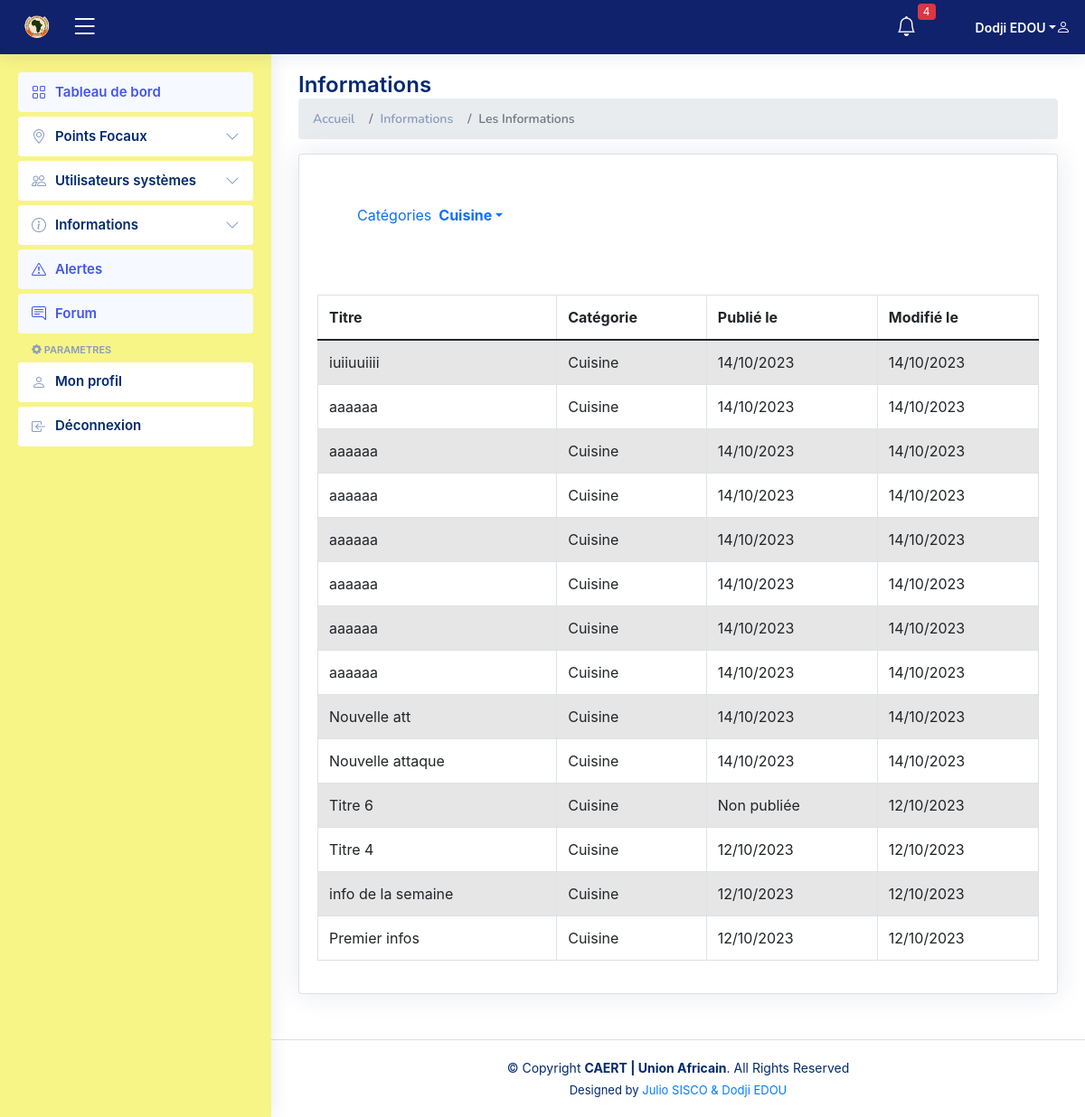
Page /analyst_all_infos/ (signed in) on the committed database.
### users/models.py (models this page shows, shortened)
class User(AbstractBaseUser, PermissionsMixin):
    email = models.EmailField(verbose_name='addresse email', max_length=255, unique=True,)
    nom=models.CharField(max_length=255)
    prenom=models.CharField(max_length=255)
    departement=models.CharField(max_length=255)
    telephone=models.CharField(null=True, max_length=255)
    is_active = models.BooleanField(default=True)
    is_staff = models.BooleanField(default=False) # a admin user; non super-user
    is_admin = models.BooleanField(default=False) # a superuser
    is_analyst = models.BooleanField(default=False)
    USERNAME_FIELD = 'email'
    REQUIRED_FIELDS = [] # Email & Password sont requis par défaut.
    def get_full_name(self):
        return f'{self.prenom} {self.nom}'
    objects = UtilisateurManager()

### focalpoint/models.py (models this page shows, shortened)
class Categorie(models.Model):
    label = models.CharField(max_length=255)
    def __str__(self):
        return self.label

class Information(models.Model):
    title = models.CharField(max_length=255)
    categorie = models.ForeignKey(Categorie, on_delete=models.CASCADE, related_name='informations')
    description = models.TextField()
    is_published = models.BooleanField(default=False)
    published_at = models.DateTimeField(null=True, blank=True)
    created_at = models.DateTimeField(auto_now_add=True, null=True, blank=True)
    updated_at = models.DateTimeField(auto_now=True, null=True, blank=True)
    file = models.FileField(null=True,blank=True, upload_to='focalpoint/information')

### users/views.py (the view)
# urls.py: path('analyst_all_infos/' ,views.analyst_all_infos, name='analyst_all_infos'),
@login_required
def analyst_all_infos(request, fp=None):
    form=PublicateForm()
    fps = Categorie.objects.all()
    if fp is None:
        init_fp = Categorie.objects.first()
    else:
        init_fp = Categorie.objects.get(pk=fp)
    all_infos = Information.objects.filter(categorie=init_fp)
    all_infos = sorted(all_infos, key=lambda x: x.id, reverse=True)
    return render(request, 'analyst/all_infos.html', { 'infos': all_infos, 'fps': fps, 'init_fp': init_fp, 'form': form})

### focalpoint/models.py (called while the page is built)
    def __str__(self):
        return self.name

### users/templates/analyst/all_infos.html (shortened to what this page needs)
{% extends 'analyst/base.html' %}
{% load static %}
{% block main-content %}
<div class="pagetitle">
    <h1>Informations</h1>
    <nav>
      <ol class="breadcrumb">
        <li class="breadcrumb-item"><a href="">Accueil</a></li>
        <li class="breadcrumb-item">Informations</li>
        <li class="breadcrumb-item active">Les Informations</li>
      </ol>
    </nav>
  </div>
    <section class="section">
        <div class="row">
            <div class="col-lg-12">
              <div class="card">
                <h5 class="card-title"></h5>
                  <div class="d-flex justify-content-between align-items-center mb-5 mx-5">
                      <a class="nav-link nav-profile d-flex align-items-center pe-0" href="#" data-bs-toggle="dropdown">
                          Catégories
                          <strong> <span class="d-none d-md-block dropdown-toggle ps-2">{{init_fp.label}}</span></strong>
                      </a>
                  </div>
                <div class="card-body">
                    <table id="example" class="table table-striped datatable table-bordered" style="width:100%">
                        <thead>
                            <tr>
                                <th>Titre</th>
                                <th>Catégorie</th>
                                <th>Publié le</th>
                                <th>Modifié le</th>
                            </tr>
                        </thead>
                        <tbody>
                            {% for info in infos %}
                                <tr>
                                    <td>{{info.title}}</td>
                                    <td>{{info.categorie}}</td>
                                    <td>
                                        {% if info.is_published %}
                                            {{info.published_at|date:"d/m/Y"}}</td>
                                        {% else %}
                                            Non publiée
                                        {% endif %}
                                    </td>
                                    <td>{{info.updated_at|date:"d/m/Y"}}</td>
                                </tr>
                            {% endfor %}
                        </tbody>
                    </table>
            </div>
        </div>
</section>
{% endblock main-content %}

### users/templates/analyst/header.html (shortened to what this page needs)
{% load static %}
  <header id="header" class="header fixed-top d-flex align-items-center" style="background-color: rgb(15,34,107)" >
    <div class="d-flex align-items-center justify-content-between">
      <a href="{% url 'analyst_home' %}" class="logo d-flex align-items-center">
        <img src="{% static 'assets/img/logoua.png' %}" alt="" style="color: white">
      </a>
      <i class="bi bi-list toggle-sidebar-btn" style="color: white"></i>
    </div>
    <nav class="header-nav ms-auto">
      <ul class="d-flex align-items-center">
        <li class="nav-item dropdown">
          <a class="nav-link nav-icon" href="#" >
            <i class="bi bi-bell" style="color: white"></i>
            <span class="badge bg-danger badge-number">4</span>
          </a>
        </li>
        <li class="nav-item dropdown pe-3">
          <a class="nav-link nav-profile d-flex align-items-center pe-0" href="#" data-bs-toggle="dropdown">
            <span class="d-none d-md-block dropdown-toggle ps-2" style="color: white">{{user.get_full_name}}</span>
            <i style="color: white;" class="bi bi-person"></i>
          </a>
        </li>
      </ul>
    </nav>
  </header>

### static/assets/css/style.css (style rules this page uses)
:root { scroll-behavior: smooth; }
body { font-family: "Open Sans", sans-serif; background: #f6f9ff; color: #444444; }
a { color: #4154f1; text-decoration: none; }
h1, h2, h3, h4, h5, h6 { font-family: "Nunito", sans-serif; }
.pagetitle { margin-bottom: 10px; }
.pagetitle h1 { font-size: 24px; margin-bottom: 0; font-weight: 600; color: #012970; }
.card { margin-bottom: 30px; border: none; border-radius: 5px; box-shadow: 0px 0 30px rgba(1, 41, 112, 0.1); }
.card-title { padding: 20px 0 15px 0; font-size: 18px; font-weight: 500; color: #012970; font-family: "Poppins", sans-serif; }
.card-body { padding: 0 20px 20px 20px; }
.breadcrumb { font-size: 14px; font-family: "Nunito", sans-serif; color: #899bbd; font-weight: 600; }
.breadcrumb a { color: #899bbd; transition: 0.3s; }
.breadcrumb .breadcrumb-item::before { color: #899bbd; }
.breadcrumb .active { color: #51678f; font-weight: 600; }
.logo { line-height: 1; }
.logo img { max-height: 26px; margin-right: 6px; }
.header { transition: all 0.5s; z-index: 997; height: 60px; box-shadow: 0px 2px 20px rgba(1, 41, 112, 0.1); background-color: #fff; padding-left: 20px; }
.header .toggle-sidebar-btn { font-size: 32px; padding-left: 10px; cursor: pointer; color: #012970; }
.header-nav ul { list-style: none; }
.header-nav>ul { margin: 0; padding: 0; }
.header-nav .nav-icon { font-size: 22px; color: #012970; margin-right: 25px; position: relative; }
.header-nav .nav-profile { color: #012970; }
.header-nav .nav-profile span { font-size: 14px; font-weight: 600; }
.header-nav .badge-number { position: absolute; inset: -2px -5px auto auto; font-weight: normal; font-size: 12px; padding: 3px 6px; }

### rows in the picture
User: get_full_name "Dodji EDOU"
Categorie: label "Cuisine"
Information: title "iuiiuuiiii", categorie "Cuisine", published_at "14/10/2023", updated_at "14/10/2023"
Information: title "aaaaaa", categorie "Cuisine", published_at "14/10/2023", updated_at "14/10/2023"
Information: title "aaaaaa", categorie "Cuisine", published_at "14/10/2023", updated_at "14/10/2023"
Information: title "aaaaaa", categorie "Cuisine", published_at "14/10/2023", updated_at "14/10/2023"
Information: title "aaaaaa", categorie "Cuisine", published_at "14/10/2023", updated_at "14/10/2023"
Information: title "aaaaaa", categorie "Cuisine", published_at "14/10/2023", updated_at "14/10/2023"
Information: title "aaaaaa", categorie "Cuisine", published_at "14/10/2023", updated_at "14/10/2023"
Information: title "aaaaaa", categorie "Cuisine", published_at "14/10/2023", updated_at "14/10/2023"
Information: title "Nouvelle att", categorie "Cuisine", published_at "14/10/2023", updated_at "14/10/2023"
Information: title "Nouvelle attaque", categorie "Cuisine", published_at "14/10/2023", updated_at "14/10/2023"
Information: title "Titre 6", categorie "Cuisine", is_published "Non publiée", updated_at "12/10/2023"
Information: title "Titre 4", categorie "Cuisine", published_at "12/10/2023", updated_at "12/10/2023"
Information: title "info de la semaine", categorie "Cuisine", published_at "12/10/2023", updated_at "12/10/2023"
Information: title "Premier infos", categorie "Cuisine", published_at "12/10/2023", updated_at "12/10/2023"
